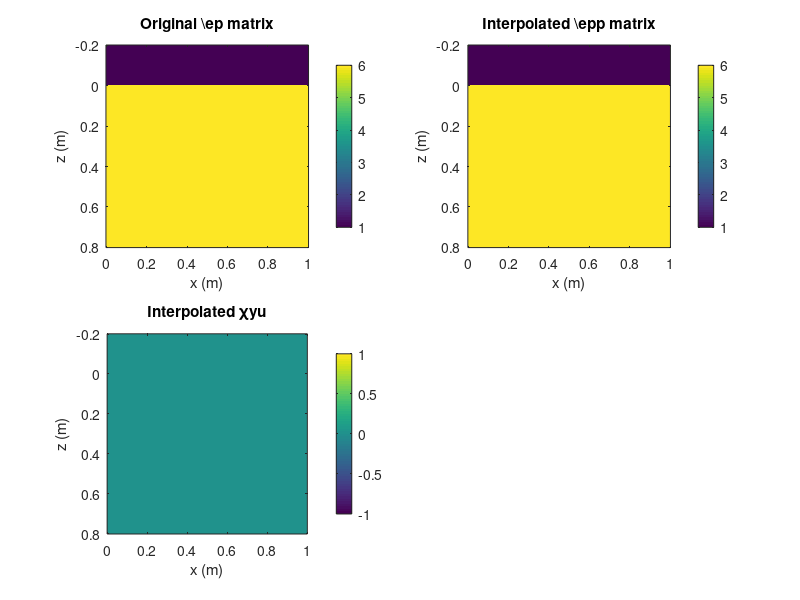

Here is the MATLAB script that generated this plot: (Note: this script raises an error after producing the figure.)
clc;
clear all;
close all;
dx=0.0025;
dz=0.0025;
x=0:dx:1;
z=-0.2:dx:0.8;
z1=-0.2:dz:0;
z2=-0.2:dz:0.2;
z3=-0.2:dz:0.4;
nx=length(x);
nz=length(z);
z1nz=length(z1);
z2nz=length(z2);
z3nz=length(z3);

epp(1:nx,1:nz)=1;
ep(1:nx,1:nz)=1;
mu(1:nx,1:nz)=1;
chiyu(1:nx,1:nz)=0;
sig(1:nx,1:nz)=0;

epp(1:nx,z1nz:nz)=6;
ep(1:nx,z1nz:nz)=6;
mu(1:nx,z1nz:nz)=1;
chiyu(1:nx,z1nz:nz)=0;
sig(1:nx,z1nz:nz)=0.001;

figure; 
subplot(2,2,1);
imagesc(x,z,ep'); axis image; colorbar
xlabel('x (m)'); ylabel('z (m)');
title('Original \ep matrix');
subplot(2,2,2)
imagesc(x,z,epp'); axis image; colorbar
xlabel('x (m)'); ylabel('z (m)');
title('Interpolated \epp matrix');
subplot(2,2,3)
imagesc(x,z,chiyu'); axis image; colorbar
xlabel('x (m)'); ylabel('z (m)');
title('Interpolated \chiyu');

disp(['Using dx = ',num2str(dx),' m, dz = ',num2str(dz),' m']);
dt =5e-12;
disp(['Using dt = ',num2str(dt/1e-9),' ns']);
disp(' ');

t=0:dt:12e-9;                                   
srcpulse = ricker(dt,1000e6,12e-9);

srcx=0.5; 
srcz=0*ones(size(srcx));
recx =srcx+0.02;
recz =srcz;
srcloc = [srcx srcz];
recloc = [recx recz];

% set some output and plotting parameters
outstep = 1;
plotopt = [1 250 0.002];
disp('Press any key to begin simulation...');
disp(' ');
pause;
close all

% run the simulation
tic;
xprop=x;
zprop=z;

% determine true permittivity and permeability matrices from supplied relative ones
ep0 = 8.8541878176e-12;% dielectric permittivity of free space
mu0 = 1.2566370614e-6;% magnetic permeability of free space
ep=ep*ep0;
epp=epp*ep0;
mu = mu*mu0;% true permeability matrix

nx = length(xprop);
nz = length(zprop) ;         % maximum number of field nodes in the z-direction

dx = (xprop(2)-xprop(1));        % electric and magnetic field spatial discretization in x (m)
dz = (zprop(2)-zprop(1));         % electric and magnetic field spatial discretization in z (m)

% x and z position vectors corresponding to Hx, Hz, and Ey field matrices
% (these field matrices are staggered in both space and time, and thus have different coordinates)
xHx = xprop(1):dx:xprop(end);
zHx = zprop(1):dz:zprop(end);
xHz = xprop(1):dx:xprop(end);
zHz = zprop(1):dz:zprop(end);
xEy = xHx;
zEy = zHz;

% determine source and receiver (i,j) indices in Ey field matrix,
% and true coordinates of sources and receivers in numerical model (after discretization)
nsrc = size(srcloc,1);                        % number of sources
nrec = size(recloc,1);                          % number of receivers
for s=1:nsrc                                  
    [temp,srci(s)] = min(abs(xEy-srcloc(s,1))); % source x index in Ey field matrix
    [temp,srcj(s)] = min(abs(zEy-srcloc(s,2))); % source z index in Ey field matrix
    srcx(s) = xEy(srci(s));                     % true source x location
    srcz(s) = zEy(srcj(s));                     % true source z location
end
for r=1:nrec;                                   
    [temp,reci(r)] = min(abs(xEy-recloc(r,1))); % receiver x index in Ey field matrix
    [temp,recj(r)] = min(abs(zEy-recloc(r,2))); % receiver z index in Ey field matrix
    recx(r) = xEy(reci(r));                    % true receiver x location
    recz(r) = zEy(recj(r));                  % true receiver z location
end

% determine time stepping parameters from supplied time vector
dt = t(2)-t(1) ;                                % temporal discretization
numit = length(t);                              % number of iterations

c = 2.996e8;
m = 1:nx;
n = 1:nz;

	 vp=zeros(nx,nz);
     s=zeros(nx,nz);
     t1=zeros(nx,nz);
     t2=zeros(nx,nz);
     t3=zeros(nx,nz);
     t21=zeros(nx,nz);
     t22=zeros(nx,nz);
     t23=zeros(nx,nz);
     t24=zeros(nx,nz);
     t25=zeros(nx,nz);
  
vp(m,n) = c ./ (sqrt(ep(m,n)./ep0)); 

  s(m,n)=vp(m,n).*dt/dx;  
  t1(m,n)=(s(m,n)-1).*(s(m,n)-2)./2;
  t2(m,n)=(-s(m,n)).*(s(m,n)-2);
  t3(m,n)=(s(m,n)-1).*s(m,n)./2 ;
  t21(m,n)=t1(m,n).*t1(m,n);
  t22(m,n)=2.*t1(m,n).*t2(m,n);
  t23(m,n)=2.*t1(m,n).*t3(m,n)+t2(m,n).*t2(m,n);
  t24(m,n)=2.*t2(m,n).*t3(m,n);
  t25(m,n)=t3(m,n).*t3(m,n) ;
	 
     
  cp=zeros(nx,nz);%CP(m)
  cq=zeros(nx,nz);%CQ(m)
  cp(m,n)=1;
  cq(m,n)= dt./ (mu(m,n).*dx) ;
  c1=zeros(nx,nz);
  c2=zeros(nx,nz);
  c3=zeros(nx,nz);
  c4=zeros(nx,nz);
  c5=zeros(nx,nz);
  c6=zeros(nx,nz);
  c1(m,n)=sig(m,n)*0.5+(sig(m,n).*chiyu(m,n)+ep(m,n))./dt+epp(m,n).*chiyu(m,n)./(dt*dt);
  c2(m,n)=sig(m,n)*0.5-(sig(m,n).*chiyu(m,n)+ep(m,n))./dt-2*epp(m,n).*chiyu(m,n)./(dt*dt);
 
  c3(m,n)=epp(m,n).*chiyu(m,n)./(dt*dt);
  c4(m,n)=chiyu(m,n)/(dt*dt)+(1/dt);
  c5(m,n)=-2*chiyu(m,n)/(dt*dt)-(1/dt);
  c6(m,n)=chiyu(m,n)/(dt*dt);

disp('Beginning FDTD simulation...')


% initialize gather matrix where data will be stored
gather = zeros(fix((numit-1)/outstep)+1,nrec,nsrc);
% loop over number of sources
for s=1:nsrc;

    % zero all field matrices
    Ey = zeros(nx,nz);          % Ey component of electric field
       Ey1 = zeros(nx,nz);          % Ey component of electric field
       Ey2 = zeros(nx,nz);          % Ey component of electric field
      Dy = zeros(nx,nz); 
     
      Dy_old=zeros(nx,nz);
      Dy_old_old=zeros(nx,nz);
      Hx = zeros(nx,nz);            % Hx component of magnetic field
     Hy = zeros(nx,nz); 
    % Hz component of magnetic field

    % time stepping loop
    for it=1:numit; 
     i = 1:nx-1;  j = 1:nz-1;                % indices for all components in Hx matrix to update
                   
       Hx(i,j) =cp(i,j).*Hx(i,j) - cq(i,j).*(Ey(i,j+1)-Ey(i,j));       
       Hy(i,j) = cp(i,j).*Hy(i,j) + cq(i,j).*(Ey(i+1,j)-Ey(i,j));
           
        
        i = 2:nx;  j = 2:nz; % indices for all components in Ey matrix to update update to be applied to the whole Ey grid
         Dy_old_old(1:end,1:end)=Dy_old(1:end,1:end); 
         Dy_old(1:end,1:end)=Dy(1:end,1:end); 
       Dy(i,j) = Dy_old(i,j)+(dt/dx)*((Hy(i,j)-Hy(i-1,j))-(Hx(i,j)-Hx(i,j-1)));
  
       
 Ey2(1:end,1:end)=Ey1(1:end,1:end) ;
        Ey1(1:end,1:end)=Ey(1:end,1:end)  ;           
                 
         
%   Ey(i,j)=CU(i,j)*Ey(i,j)+CV(i,j)*Dy(i,j)-CW(i,j)*Dy_old(i,j)
Ey(i,j)=(1./c1(i,j)).*(-c2(i,j).*Ey1(i,j)-c3(i,j).*Ey2(i,j)+c4(i,j).*Dy(i,j)+c5(i,j).*Dy_old(i,j)+c6(i,j).*Dy_old_old(i,j));
     
        
        % indices for all components in Ey matrix to update
        % add source pulse to Ey at source location
        % (emulates infinitesimal Ey directed line source with current = srcpulse)
       
        x = srci(s);
        y = srcj(s);
        Ey(x,y) = Ey(x,y) + srcpulse(it); 

        
    
        Ey(1,j)=2*(t1(1,j).*Ey1(1,j) + t2(1,j).*Ey1(2,j) + t3(1,j).*Ey1(3,j))- ...
     (t21(1,j).*Ey2(1,j) + t22(1,j).*Ey2(2,j) + t23(1,j).*Ey2(3,j) + t24(1,j).* ...
     Ey2(4,j) + t25(1,j).*Ey2(5,j));
       
%right
     
        Ey(nx,j)=2.*(t1(nx,j).*Ey1(nx,j) + t2(nx,j).*Ey1(nx-1,j) + t3(nx,j).* ...
     Ey1(nx-2,j)) - (t21(nx,j).*Ey2(nx,j) + t22(nx,j).*Ey2(nx-1,j) + t23(nx,j).* ...
     Ey2(nx-2,j) + t24(nx,j).*Ey2(nx-3,j) + t25(nx,j).*Ey2(nx-4,j));

%!bottom
        
        Ey(i,1)=2.*(t1(i,1).*Ey1(i,1) + t2(i,1).*Ey1(i,2) + t3(i,1).*Ey1(i,3))- ...
     (t21(i,1).*Ey2(i,1) + t22(i,1).*Ey2(i,2) + t23(i,1).*Ey2(i,3) + t24(i,1).* ...
     Ey2(i,4) + t25(i,1).*Ey2(i,5));
   
%!top
    
       Ey(i,nz)=2.*(t1(i,nz).*Ey1(i,nz) + t2(i,nz).*Ey1(i,nz-1) + t3(i,nz).* ...
     Ey1(i,nz-2))-(t21(i,nz).*Ey2(i,nz) + t22(i,nz).*Ey2(i,nz-1) + t23(i,nz).* ...
     Ey2(i,nz-2) + t24(i,nz).*Ey2(i,nz-3) + t25(i,nz).*Ey2(i,nz-4));
  
%!corner

       Ey(1,1)=2*(t1(1,1)*Ey1(1,1)+t2(1,1)*Ey1(2,2)+t3(1,1)*Ey1(3,3))- ...
     (t21(1,1)*Ey2(1,1)+t22(1,1)*Ey2(2,2)+t23(1,1)*Ey2(3,3)+t24(1,1) ...
     *Ey2(4,4)+t25(1,1)*Ey2(5,5));


       Ey(1,nz)=2*(t1(1,nz)*Ey1(1,nz)+t2(1,nz)*Ey1(2,nz-1)+t3(1,nz)* ...
     Ey1(3,nz-2))-(t21(1,nz)*Ey2(1,nz)+t22(1,nz)*Ey2(2,nz-1)+t23(1,nz) ...
     *Ey2(3,nz-2)+t24(1,nz)*Ey2(4,nz-3)+t25(1,nz)*Ey2(5,nz-4));

       Ey(nx,1)=2*(t1(nx,1)*Ey1(nx,1)+t2(nx,1)*Ey1(nx-1,2)+t3(nx,1)* ...
     Ey1(nx-2,3))-(t21(nx,1)*Ey2(nx,1)+t22(nx,1)*Ey2(nx-1,2)+t23(nx,1) ...
     *Ey2(nx-2,3)+t24(nx,1)*Ey2(nx-3,4)+t25(nx,1)*Ey2(nx-4,5));

       Ey(nx,nz)=2*(t1(nx,nz)*Ey1(nx,nz)+t2(nx,nz)*Ey1(nx-1,nz-1)+ ...
     t3(nx,nz)*Ey1(nx-2,nz-2))-(t21(nx,nz)*Ey2(nx,nz)+t22(nx,nz)* ...
     Ey2(nx-1,nz-1)+t23(nx,nz)*Ey2(nx-2,nz-2)+t24(nx,nz)*Ey2(nx-3,nz-3) ...
     +t25(nx,nz)*Ey2(nx-4,nz-4));	 
	 
        % record the results in gather matrix if necessary
        if mod(it-1,outstep)==0
            tout((it-1)/outstep+1) = t(it);
            for r=1:nrec
                gather((it-1)/outstep+1,r,s) = Ey(reci(r),recj(r));
            end
        end
  
    end
end

xlabel('Position (m)');
ylabel('Time (ns)');
set(get(gca,'XLabel'),'FontSize',15);
set(get(gca,'YLabel'),'FontSize',15);
set(gca,'linewidth',1.5);
set(gca,'FontSize',15);
fid=fopen('outfile.txt','w');
fprintf(fid,'%g\n',tout*1e9,co_data)
fclose(fid)

